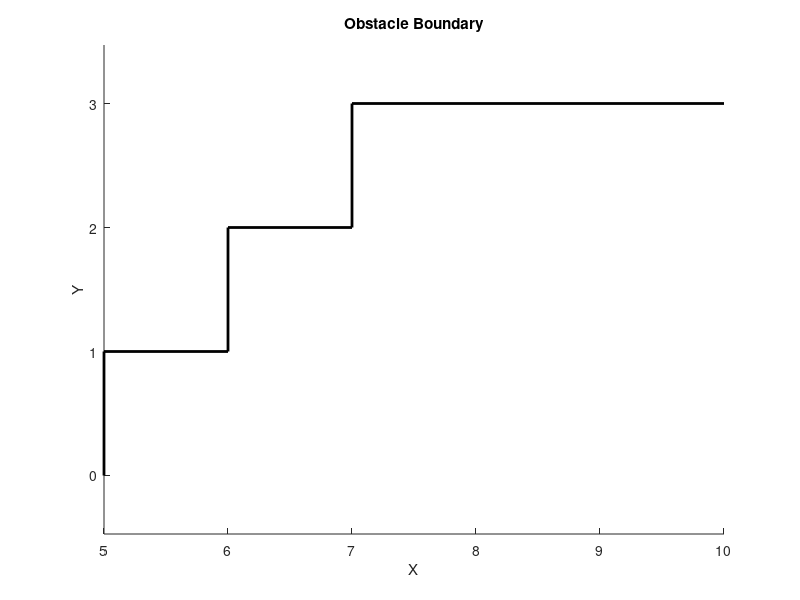

Here is the MATLAB script that generated this plot:
function draw_obstacles()
% Draws the staircase obstacle boundary

segments = { ...
    [5 0; 5 1];   % vertical at x=5
    [5 1; 6 1];   % horizontal at y=1
    [6 1; 6 2];   % vertical at x=6
    [6 2; 7 2];   % horizontal at y=2
    [7 2; 7 3];   % vertical at x=7
    [7 3; 10 3]   % horizontal at y=3
};

hold on; axis equal
for k = 1:numel(segments)
    p = segments{k};
    plot(p(:,1), p(:,2), 'k-', 'LineWidth', 2);
end
xlabel('X'); ylabel('Y');
title('Obstacle Boundary');
end
